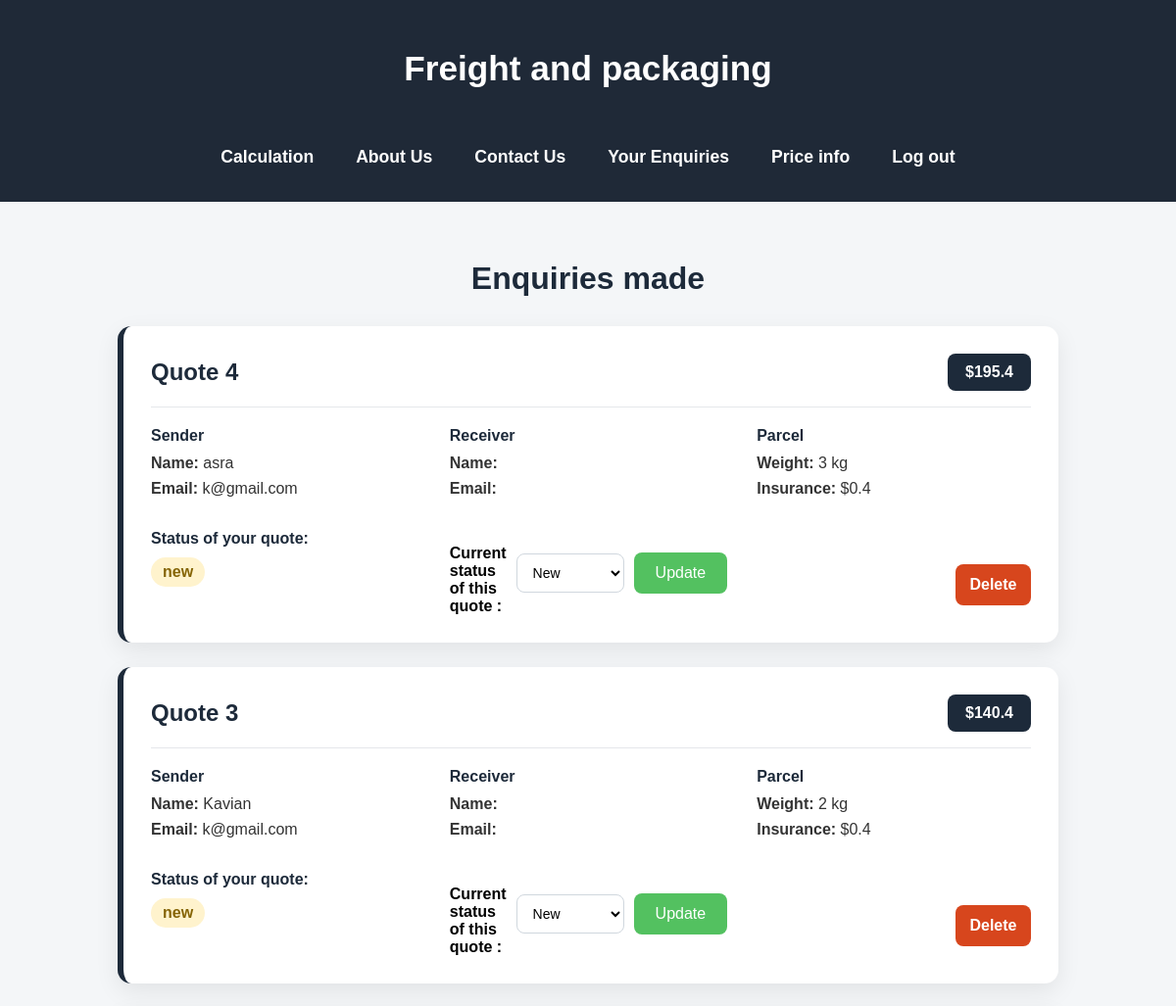
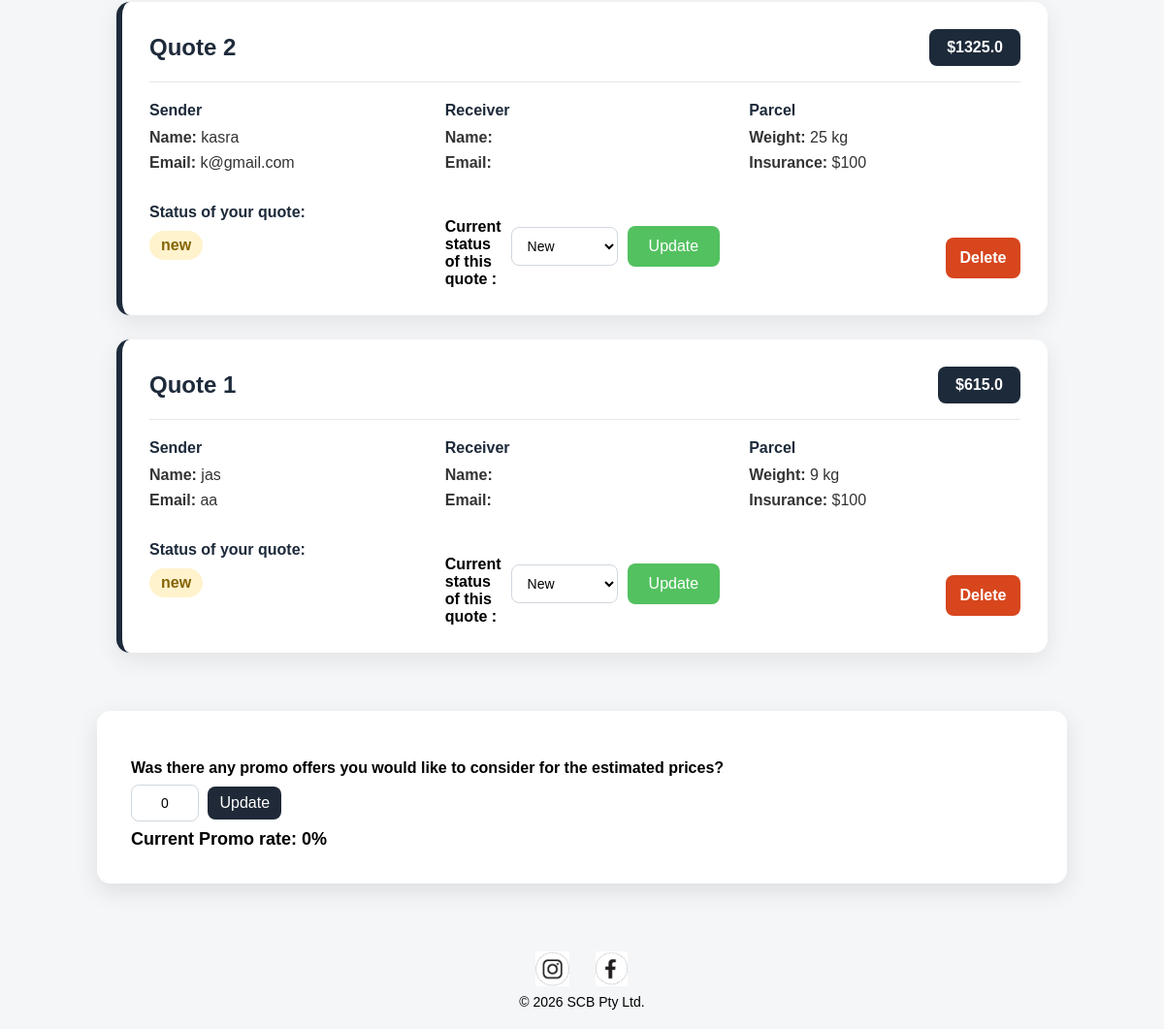
The app's page /admin/dashboard (signed in), older data (2 pictures, top to bottom).
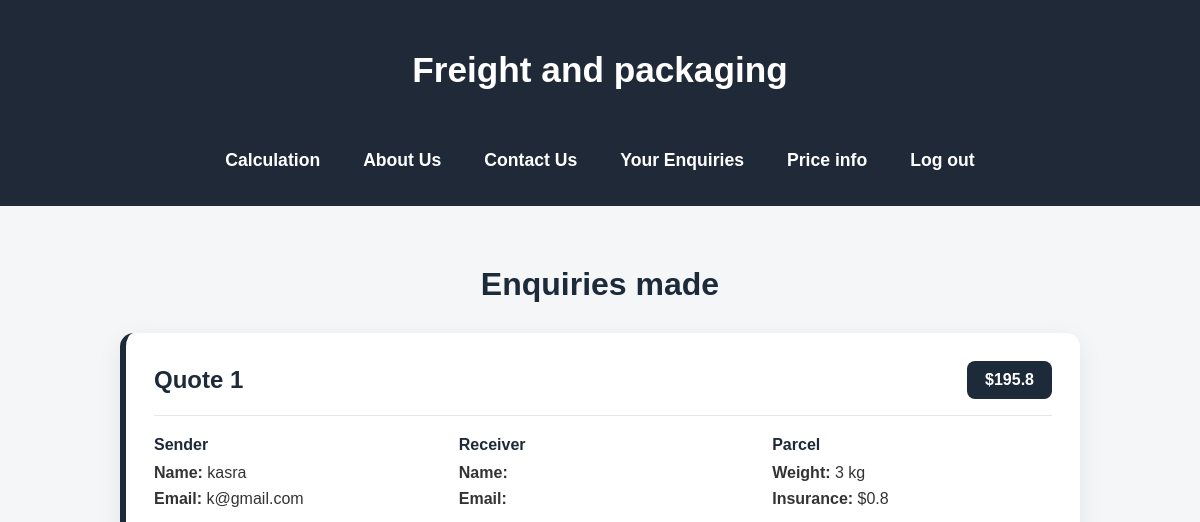
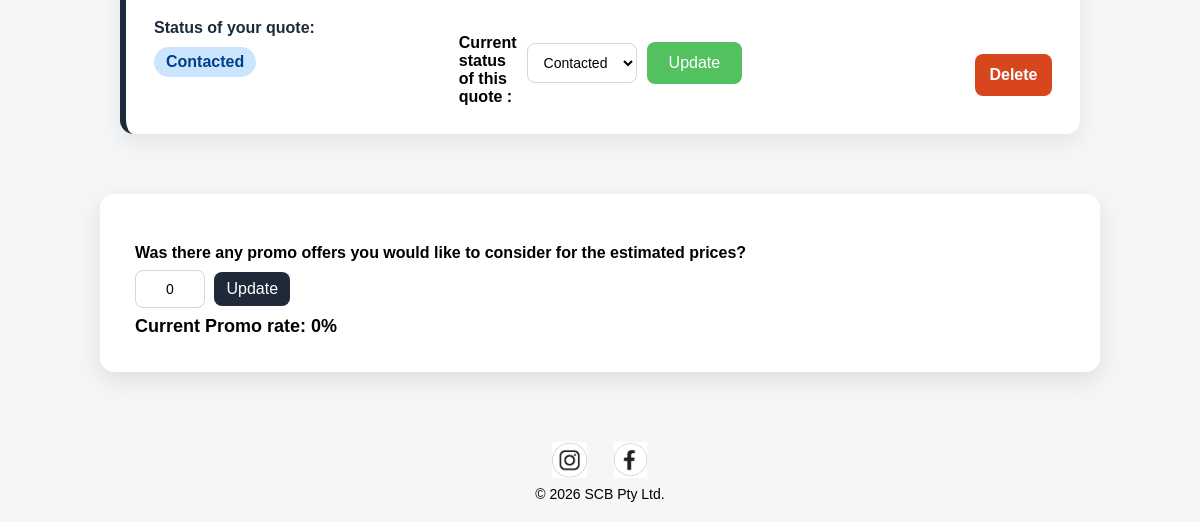
The same page, newer data (2 pictures, top to bottom).
### tables this page shows
CREATE TABLE enquiries (
        id INTEGER PRIMARY KEY AUTOINCREMENT,

        sender_name TEXT,
        sender_email TEXT,
        sender_phone TEXT,
        

        receiver_name TEXT,
        receiver_email TEXT,
        receiver_phone TEXT,
        receiver_address TEXT,

        insurance_price INTEGER,

        weight INTEGER,
        value INTEGER,
        medications INTEGER,
        makeups INTEGER, 
        electronics INTEGER,


        total_price REAL,
        promo INTEGER,
        status TEXT DEFAULT 'new'
    );

### app_routes.py (the view)
@app.route("/admin/dashboard", methods = ["GET"])
def admin_dashboard():
    if not session.get("admin_logged_in"):
        return redirect(url_for("admin_login"))
    all_enquiries = load_enquiries()
    settings = load_settings()
    return render_template("admin.html", enquiries= all_enquiries, promo_rate = settings["promo"])

### database.py (called while the page is built)
def get_connection():
    return sqlite3.connect(DB_FILE)

def load_enquiries():
    connection = get_connection()
    connection.row_factory = sqlite3.Row
    query = """
    SELECT *
    FROM enquiries
    ORDER BY id DESC
    """
    rows = connection.execute(query).fetchall()
    connection.close()
    return [dict(row) for row in rows]

### Templates/admin.html (shortened to what this page needs)
<head>
    <link rel="stylesheet" href="{{ url_for('static', filename='style.css') }}">
</head>
<body>
    <header>
    <nav class="navbar">
    <h1 class="logo">Freight and packaging</h1>
    <ul class="nav-links">
       <li><a href="{{ url_for('home') }}">Calculation</a></li>
       <li><a href="{{ url_for('about') }}">About Us</a></li>
       <li><a href="{{ url_for('contact') }}">Contact Us</a></li>
       <li><a href="{{ url_for('enquiries') }}">Your Enquiries</a></li>
       <li><a href="{{ url_for('info') }}">Price info</a></li>
       <a href="{{ url_for('admin_logout') }}">Log out</a>
   </ul>
   </nav>
</header>
{% if enquiries %}
<section class="enquiries-section">
    <h2>Enquiries made</h2>
    {% for enquiry in enquiries %}
    <div class="enquiry-card">
        <div class="card-header">
            <h3>Quote {{ loop.revindex }}</h3>
            <span>${{ enquiry.total_price }}</span>
        </div>
        <div class="enquiry-grid">
            <div>
                <h4>Sender</h4>
                <p><strong>Name:</strong> {{ enquiry.sender_name }}</p>
                <p><strong>Email:</strong> {{ enquiry.sender_email }}</p>
            </div>
            <div>
                <h4>Receiver</h4>
                <p><strong>Name:</strong> {{ enquiry.receiver_name }}</p>
                <p><strong>Email:</strong> {{ enquiry.receiver_email }}</p>
            </div>
            <div>
                <h4>Parcel</h4>
                <p><strong>Weight:</strong> {{ enquiry.weight }} kg</p>
                <p><strong>Insurance:</strong> ${{ enquiry.insurance_price }}</p>
            </div>
            <div>
                <h4>Status of your quote:</h4>
                <p class="status-badge {{ enquiry.status|lower }}">
                  {{ enquiry.status }}
                </p>
            </div>
           <form action="{{ url_for('update_status', enquiry_id = enquiry.id) }}" method="POST" class = "status-form">
               <label> Current status of this quote :</label>
               <select name="status" class="status-select">
                   <option value="New" {% if enquiry.status == "New" %}selected{% endif %}>New</option>
                   <option value="Contacted" {% if enquiry.status == "Contacted" %}selected{% endif %}>Contacted</option>
               </select>
                <button type ="submit" class="submit-btn">Update</button>
           </form>
        <form action="/delete_enquiry/{{ enquiry.id }}" method="POST">
          <button action= type="submit" class="delete-btn">Delete</button>
        </form>
    </div>
</div>
    {% endfor %}
</section>
{% endif %}
    <form class = "promo-box" method="POST" action="/update_promo" id="promorate">
     <label>Was there any promo offers you would like to consider for the estimated prices?</label>
       <input class="promo-rate" name="promo" id="promo-rate" type="text" value = "{{ promo_rate }}">
        <button type="submit">Update</button>
        <h5 class ="promo-header">Current Promo rate: {{ promo_rate}}% </h5>
    </form>
</body>
<footer class="footer-content">
    <div class="social-links">
        <a href="https://www.instagram.com/freightpackaging/" target="_blank">
            <img src="{{ url_for('static', filename='instagram.png') }}" alt="instagram-link">
        </a>
        <a href="https://www.facebook.com/p/Southern-Cross-Beam-Pty-Ltd-61577005209085/" target="_blank">
            <img src="{{ url_for('static', filename='facebook.png') }}" alt="facebook-link">
        </a>
    </div>
    <p>© 2026 SCB Pty Ltd.</p>
</footer>
</body>
</html>

### static/style.css (style rules this page uses)
* { margin:0; padding:0; box-sizing:border-box; }
.navbar { background-color:#1f2937; padding:25px 50px; }
.nav-links { display:flex; justify-content:center; align-items:center; gap:50px; list-style:none; }
.nav-links a { text-decoration:none; color:white; font-size: 1.1rem; font-weight:600; padding:12px 18px; border-radius:8px; transition:0.3s; }
.navbar { display:flex; justify-content:space-between; align-items:center; background-color:#1f2937; padding:25px 60px; }
.logo { color:white; font-size:2rem; }
body { margin: 0; font-family: Arial, sans-serif; background: #f4f6f8; }
header h1 { text-align: center; padding: 25px; font-size: 2.2rem; }
form { max-width: 1000px; margin: 40px auto; background: white; padding: 35px; border-radius: 14px; box-shadow: 0 8px 25px rgba(0,0,0,0.1); }
label { display: block; margin-top: 15px; font-weight: bold; }
input { width: 100%; padding: 13px; margin-top: 6px; border: 1px solid #ccc; border-radius: 8px; font-size: 1rem; }
button { padding: 12px 22px; border: none; border-radius: 8px; background: #1f2937; color: white; font-size: 1rem; cursor: pointer; margin: 10px 5px 10px 0; }
.submit-btn { background-color:rgb(83, 193, 96) }
.footer-content { width: 100%; text-align: center; margin-top: 50px; padding: 20px 0; }
.social-links { display: flex; justify-content: center; align-items: center; gap: 25px; margin-bottom: 8px; }
.social-links a { display: flex; justify-content: center; align-items: center; }
.social-links img { width: 36px; height: 36px; object-fit: contain; display: block; }
.footer-content p { margin: 0; font-size: 14px; text-align: center; }
.enquiries-section { width: 80%; margin: 60px auto; }
.enquiries-section h2 { text-align: center; color: #1d2a3a; font-size: 32px; margin-bottom: 30px; }
.enquiry-card { background: #ffffff; border-radius: 14px; padding: 28px; margin-bottom: 25px; box-shadow: 0 8px 25px rgba(0, 0, 0, 0.08); border-left: 6px solid #1d2a3a; }
.card-header { display: flex; justify-content: space-between; align-items: center; border-bottom: 1px solid #e5e7eb; padding-bottom: 16px; margin-bottom: 20px; }
.card-header h3 { color: #1d2a3a; font-size: 24px; }
.card-header span { background: #1d2a3a; color: white; padding: 10px 18px; border-radius: 8px; font-weight: 700; }
.enquiry-grid { display: grid; grid-template-columns: repeat(3, 1fr); gap: 25px; }
.enquiry-grid form:last-child { grid-column: 3; justify-self: end; align-self: end; background: transparent; box-shadow: none; padding: 0; margin: 0; width: auto; }
.enquiry-grid h4 { color: #1d2a3a; margin-bottom: 10px; }
.enquiry-grid p { color: #333; margin-bottom: 8px; }
.status-badge { display: inline-block; padding: 6px 12px; border-radius: 20px; font-weight: bold; }
.status-badge.contacted { background-color: #cce5ff; color: #004085; }
.promo-box { margin-top: 15px; }
.promo-rate { width: 70px; padding: 8px; border: 1px solid #888; border-radius: 5px; font-size: 14px; text-align: center; }
.promo-box button { padding: 8px 12px; margin-left: 5px; }
.promo-header { font-size: 18px; font-weight: bold }
.status-form { grid-column: 2; grid-row: 2; justify-self: start; align-self: start; display: flex; align-items: center; gap: 10px; margin: 0; padding: 0; width: auto; background: transparent; box-shadow: none; }
.status-select, .promo-rate { padding: 10px 12px; border: 1px solid #d0d7de; border-radius: 8px; font-size: 14px; background: white; }
.navbar { display: flex; flex-wrap: wrap; justify-content: center; align-items: center; gap: 25px; padding: 25px 5%; }
.logo { font-size: clamp(1.5rem, 4vw, 2.2rem); text-align: center; }
.nav-links { display: flex; flex-wrap: wrap; justify-content: center; align-items: center; gap: 15px; }
.nav-links a { font-size: clamp(0.9rem, 2vw, 1.1rem); padding: 10px 14px; text-align: center; }
.delete-btn { width: 100%; margin-top: 14px; padding: 12px; border: none; border-radius: 8px; background: #d7461d; color: rgb(255, 255, 255); font-weight: 700; cursor: pointer; }

Row changes from the older to the newer data that the page shows:
removed enquiries: total_price "195.4", sender_name "asra", sender_email "k@gmail.com", weight "3", insurance_price "0.4", status "new"
removed enquiries: total_price "140.4", sender_name "Kavian", sender_email "k@gmail.com", weight "2", insurance_price "0.4", status "new"
removed enquiries: total_price "1325.0", sender_name "kasra", sender_email "k@gmail.com", weight "25", insurance_price "100", status "new"
removed enquiries: total_price "615.0", sender_name "jas", sender_email "aa", weight "9", insurance_price "100", status "new"
added enquiries: total_price "195.8", sender_name "kasra", sender_email "k@gmail.com", weight "3", insurance_price "0.8", status "Contacted"
